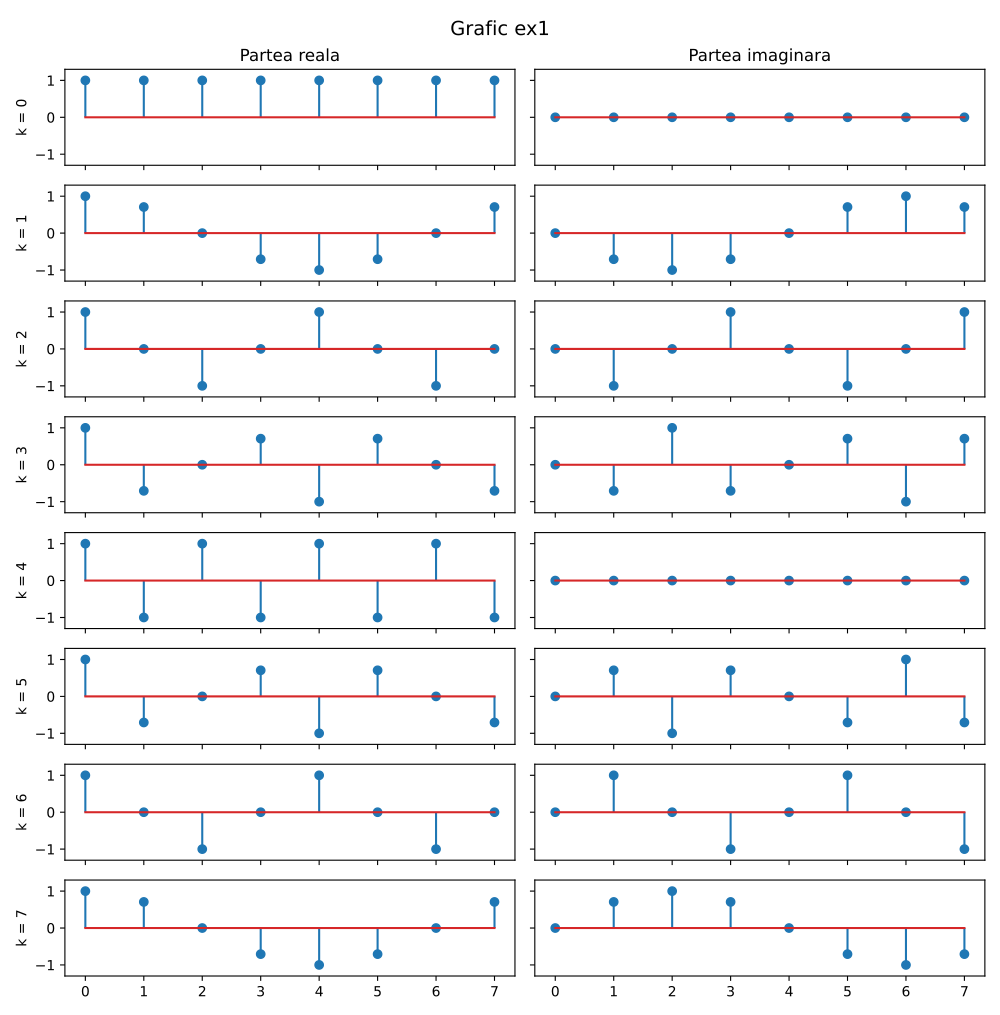

This chart was generated by the following Python code:
import numpy as np
import matplotlib.pyplot as plt
import math

N = 8 #nr de esantioane
F = np.zeros((N, N), dtype=complex)
for k in range(N):
    for n in range(N):
        F[k, n] = math.e ** (-2j * math.pi * k * n / N) # matricea fourier
 
# fiecare linie a matricei in cate un subplot: partea reala si partea imaginara
n = np.arange(N)
fig, axs = plt.subplots(N, 2, figsize=(10, 12), sharex=True, sharey=True)
fig.suptitle('Grafic ex1', fontsize=14)
for k in range(N):
    axs[k, 0].stem(n, F[k].real)
    axs[k, 1].stem(n, F[k].imag)
    axs[k, 0].set_ylabel('k = ' + str(k))
    axs[k, 0].set_ylim(-1.3, 1.3)
axs[0, 0].set_title('Partea reala')
axs[0, 1].set_title('Partea imaginara')
plt.tight_layout()
plt.savefig('ex1.pdf')
plt.show()


# verificare unitaritate: F^H F trebuie sa fie N * I
FhF = F.conj().T @ F
print('F^H F == N * I ?', np.allclose(FhF, N * np.eye(N)))
print('norma diferentei:', np.linalg.norm(FhF - N * np.eye(N)))
